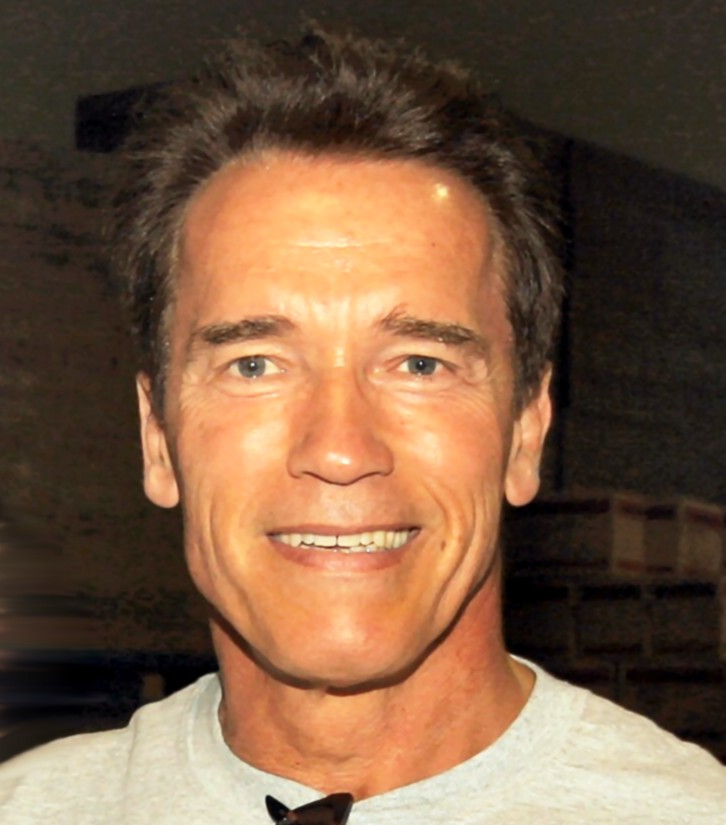
//> input picture arnold_schwarzenegger.jpg, 726 x 825 px
$ ./cannyedge   (built with g++ and OpenCV 4)
//> lines starting //> are read from the running program, lines starting //| are printed output that depends on the picture
/*
            CANNY ALGO FOR EDGE DETECTION
-first  derivatives  are  computed  in  x  and  y  and  then  com‐bined into four directional derivatives.
-the points where these directional derivativesare local maxima are then candidates for assembling into edges.
-The most significant dimension to  the  Canny  algorithm  is  this  phase  in  which  it  assembles  the  individual edge-candidate pixels into contours.
-the function only accepts grayscale images

step 1: Read image
step 2: Convert image to grayscale
step 3: Apply canny algo to this grayscale image
step 4: output the image with edges

*/


#include <opencv2/core/core.hpp>
#include <opencv2/imgproc/imgproc.hpp>
#include <opencv2/highgui/highgui.hpp>
using namespace cv;

int main(int argc, char *argv[])
{
    Mat rgb = imread("arnold_schwarzenegger.jpg", CV_LOAD_IMAGE_COLOR);
//> rgb is the input picture: 825 rows x 726 cols, CV_8UC3; mean B, G, R 66.6, 90, 119.9
    if(rgb.empty())
       return -1;
    namedWindow("rgb", CV_WINDOW_AUTOSIZE );
    imshow("rgb", rgb);

    Mat gray, cny;

    namedWindow("gray", CV_WINDOW_AUTOSIZE);
    namedWindow("Canny", CV_WINDOW_AUTOSIZE);

    cvtColor(rgb, gray, COLOR_BGR2GRAY);
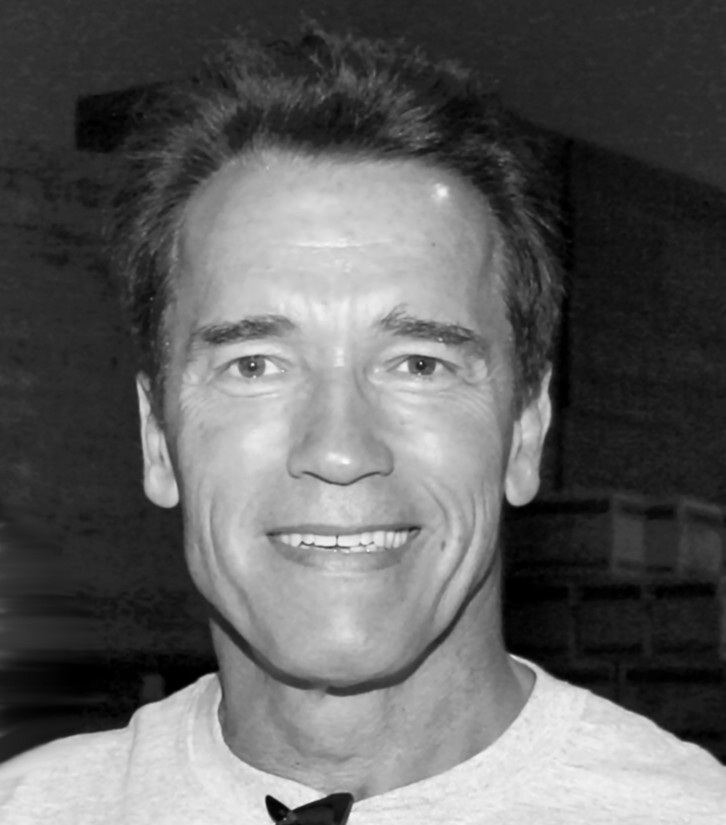
//> gray: 825 rows x 726 cols, CV_8UC1; min 0, max 251, mean 96.3
    imshow("gray", gray);

    Canny(gray, cny, 10,100,3,true);
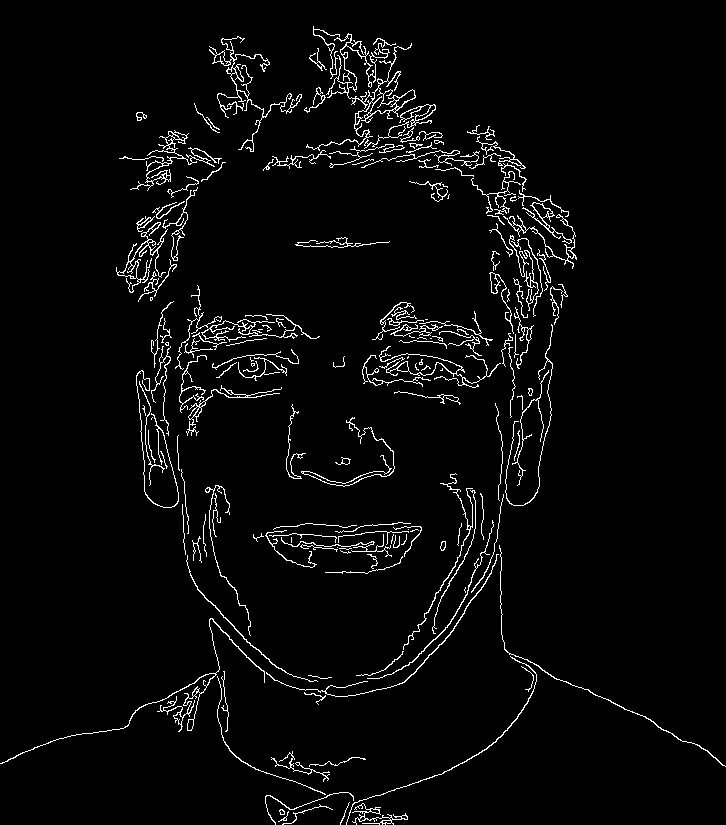
//> cny: 825 rows x 726 cols, CV_8UC1; 3.5% white in thin lines or dots
    imshow("Canny", cny);


    waitKey(0);
    return 0;
}
